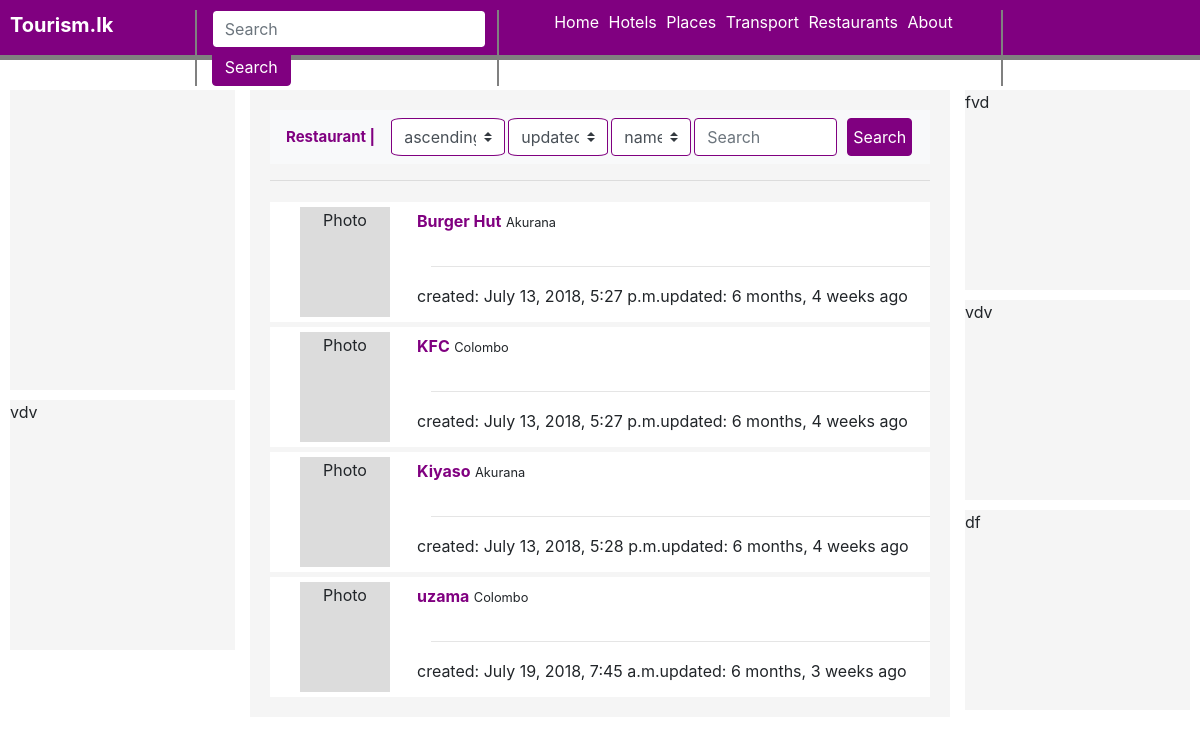
The page /restaurants/ on the database its author committed.
### restaurants/models.py (models this page shows, shortened)
class Restaurant(models.Model):
	name 		= models.CharField(max_length=120, validators=[validate_name])
	location	= models.CharField(max_length=100, null=True, blank=True)
	district	= models.CharField(max_length=50, validators=[validate_district])
	category	= models.CharField(max_length=120, validators=[validate_category])
	phone		= models.IntegerField(null=True, blank=True)
	bio 		= models.TextField(null=True, blank=True)
	timestamp   = models.DateTimeField(auto_now_add=True)
	updated		= models.DateTimeField(auto_now=True)
	slug		= models.SlugField(null=True, blank=True)
	def __str__(self):
		return self.name

### restaurants/views.py (the view, shortened to what this page needs)
def restaurant_view(request):
	template_name = 'restaurants/restaurant_list.html'
	print("hvvj")
	queryset	  = Restaurant.objects.all()
	form 		  = RestaurantSearch(request.POST or None)
	context = {
		'form':form,
		'object_list':queryset
	}
	print(context)
	return render(request, template_name, context)

### restaurants/forms.py
class RestaurantSearch(forms.Form):
	search 			= forms.CharField(label='')
	filter_by		= forms.ChoiceField(label='', choices=(
				('name',('name')),
				('location',('location')),
				('district',('district')),
				('category',('category')),
		))
	sort_by			= forms.ChoiceField(label='', choices=(
				('updated',('updated')),
				('timestamp',('timestamp')),
				('name',('name')),
				('location',('location')),
		))
	order			= forms.ChoiceField(label='', choices=(
				('ascending',('ascending')),
				('descending',('descending')),
		))

### restaurants/templates/restaurants/restaurant_list.html (shortened to what this page needs)
{% extends 'base.html' %}
{% block content %}
<div style="background: #F5F5F5;width: 700px;padding: 20px;margin-top: 30px">
	{% include 'restaurants/nav.html' %}
	<hr>
	{% if object_list %}
		<div style="overflow-x:scroll; height:500px;">
		{% for i in object_list %}
		<div class="row" style="background: white;width: 550;height: 120px;margin-top: 5px;padding: 5px">
			<div  class="col-3" >
				<div style="height: 110px;width: 90px;background: #DCDCDC;padding: 1px" align="center">
				Photo
				</div>
			</div>
			<div class="col-9" style="padding: 1px">
				<div class="row" style="padding: 1px">
					<p>
				 <b><a href="/restaurants/{{i.slug}}" style="color: purple">{{i.name}}</a></b>  <small> {{i.location}}</small>
				 	</p>
				</div><hr>
				<div class="row" style="padding: 1px">
					   <p>created: {{i.timestamp}}</p>
					   <p>updated: {{i.updated | timesince}} ago</p>
				</div>
			</div>
		</div>
		{% endfor %}
		</div>
	{% else %}
		<small>Not Found</small>
	{% endif %}
</div>
{% endblock %}

### rows shown on the page
Restaurant: name "Burger Hut", location "Akurana", timestamp "July 13, 2018, 5:27 p.m.", updated "6 months, 4 weeks"
Restaurant: name "KFC", location "Colombo", timestamp "July 13, 2018, 5:27 p.m.", updated "6 months, 4 weeks"
Restaurant: name "Kiyaso", location "Akurana", timestamp "July 13, 2018, 5:28 p.m.", updated "6 months, 4 weeks"
Restaurant: name "uzama", location "Colombo", timestamp "July 19, 2018, 7:45 a.m.", updated "6 months, 3 weeks"
